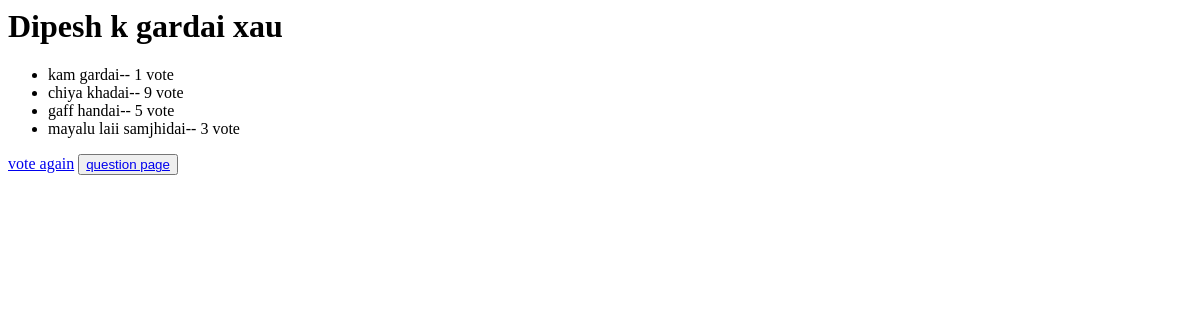
The app's page /6/results/, older data.
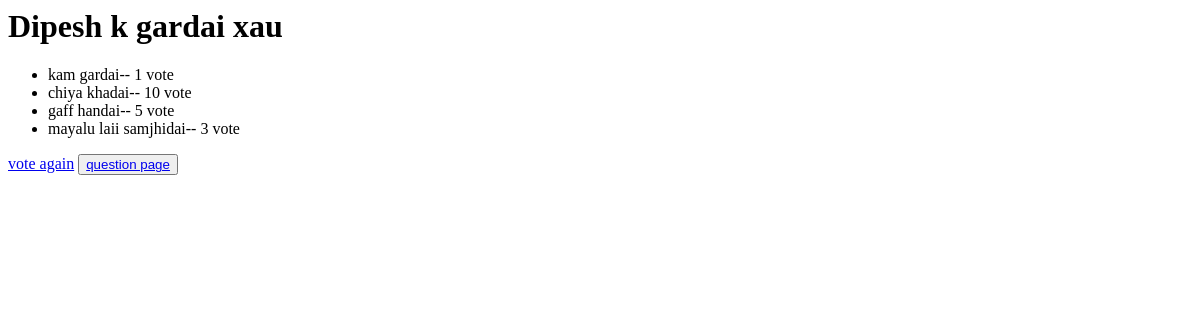
The same page, newer data.
### poll/models.py (models this page shows, shortened)
class Choice(models.Model):
    question = models.ForeignKey(Question, on_delete=models.CASCADE)
    choice_text = models.CharField(max_length=200)
    votes = models.IntegerField(default=0)

### poll/views.py (the view)
# urls.py: path('<int:question_id>/results/',views.results,name='results'),
def results(request,question_id):
    try:
        question = Question.objects.get(pk=question_id)
    except question.DoesNotExist:
        raise Http404("Question does not exist")
    return render(request,'poll/results.html',{'question':question})

### poll/templates/poll/results.html
<h1> {{ question.question_text }} </h1>
<ul>
{% for choice in question.choice_set.all %}
    <li>{{ choice.choice_text }}-- {{ choice.votes }} vote{{ choice.vote|pluralize }}</li>
{% endfor %}
</ul>
<a href="{% url 'poll:detail' question.id %}">vote again</a>
<button type="button" value = "back to main page">
    <a href="{% url 'poll:index' %}">question page</a>
</button>

Row changes from the older to the newer data that the page shows:
changed Choice "chiya khadai": votes "9" → "10"
